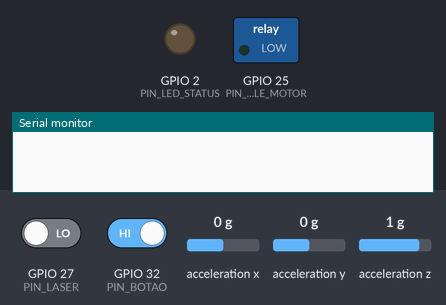
Simulated run of this sketch. Board: ESP32. Parts: switched loads named in the sketch (green lamp = pin HIGH), output pins drawn as LEDs (lit = HIGH), the last lines printed to the serial monitor. Wiring (inferred from the names in the program): MPU-6050 motion sensor at I2C address 0x68. Dashed ring = blinking. Inputs (shaded band) come from the test bench; at power-on: GPIO 27 (PIN_LASER) LOW, GPIO 32 (PIN_BOTAO) HIGH, acceleration x 0 g, acceleration y 0 g, acceleration z 1 g.

Above: at 0.0 s.
At 1.4 s:
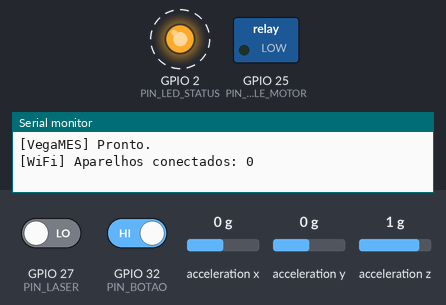
1.5 s: GPIO 27 (PIN_LASER) driven HIGH
4.5 s: GPIO 27 (PIN_LASER) driven LOW
7.5 s: GPIO 27 (PIN_LASER) driven HIGH and GPIO 32 (PIN_BOTAO) driven LOW
Timing chart, 0 to 16.5 s (numbered marks = the images above; inputs shaded):
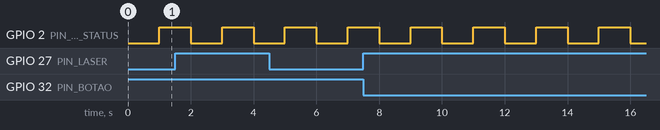

The sketch:

esp32_folder.ino
```cpp
#include <WiFi.h>
#include "config.h"
#include "ComunicacaoMQTT.h"
#include "ContadorPecas.h"
#include "BotaoPeca.h"
#include "Motor.h"
#include "SensorVibracao.h"

static char topicoProducao[48];
static char topicoVibracao[48];
static char topicoHeartbeat[48];
static char mensagem[160];
static unsigned long ultimoLogMs = 0;
static unsigned long ultimoHeartbeatMs = 0;

void setup() {
    Serial.begin(115200);
    delay(200);
    Serial.println("\n[VegaMES] Iniciando...");

    snprintf(topicoProducao, sizeof(topicoProducao), "vegames/maquina/%d/producao", MAQUINA_ID);
    snprintf(topicoVibracao, sizeof(topicoVibracao), "vegames/maquina/%d/vibracao", MAQUINA_ID);

    snprintf(topicoHeartbeat, sizeof(topicoHeartbeat), "vegames/maquina/%d/heartbeat", MAQUINA_ID);

    contadorPecasSetup();
    botaoPecaSetup();
    motorSetup();
    vibracaoSetup();
    mqttSetup();

    Serial.println("[VegaMES] Pronto.");
}

void loop() {
    mqttLoop();

    if (contadorPecasAtualizar()) {
        snprintf(mensagem, sizeof(mensagem), "{\"quantidade\":1}");
        mqttPublicar(topicoProducao, mensagem);
    }

    if (botaoPecaAtualizar()) {
        snprintf(mensagem, sizeof(mensagem), "{\"quantidade\":1}");
        mqttPublicar(topicoProducao, mensagem);
    }

    if (vibracaoAtualizar()) {
        snprintf(mensagem, sizeof(mensagem), "{\"rms_g\":%.3f,\"pico_g\":%.3f}",
                 vibracaoUltimoRmsG(), vibracaoUltimoPicoG());
        mqttPublicar(topicoVibracao, mensagem);
    }

    if (millis() - ultimoHeartbeatMs > HEARTBEAT_INTERVALO_MS) {
        ultimoHeartbeatMs = millis();
        mqttPublicar(topicoHeartbeat, "{\"vivo\":1}");
    }

    unsigned long agora = millis();
    if (agora - ultimoLogMs > 5000) {
        ultimoLogMs = agora;
        Serial.printf("[Status] mqtt=%s laser=%s pecas_laser=%lu pecas_botao=%lu aparelhos_na_rede=%d\n",
                      mqttConectado() ? "conectado" : "SEM CONEXAO",
                      contadorPecasBloqueado() ? "bloqueado" : "livre",
                      contadorPecasTotal(),
                      botaoPecaTotal(),
                      WiFi.softAPgetStationNum());
    }
}
```

BotaoPeca.cpp
```cpp
#include "BotaoPeca.h"
#include "config.h"

static int botaoAnterior = HIGH;
static unsigned long ultimoAcionamentoMs = 0;
static unsigned long total = 0;

void botaoPecaSetup() {
    pinMode(PIN_BOTAO, INPUT_PULLUP);
}

bool botaoPecaAtualizar() {
    int botaoAgora = digitalRead(PIN_BOTAO);
    unsigned long agora = millis();

    bool apertou = false;
    if (botaoAnterior == HIGH && botaoAgora == LOW && (agora - ultimoAcionamentoMs) > BOTAO_DEBOUNCE_MS) {
        total++;
        ultimoAcionamentoMs = agora;
        apertou = true;
    }
    botaoAnterior = botaoAgora;
    return apertou;
}

unsigned long botaoPecaTotal() {
    return total;
}
```

BotaoPeca.h
```cpp
#pragma once
#include <Arduino.h>

void botaoPecaSetup();
bool botaoPecaAtualizar();
unsigned long botaoPecaTotal();
```

ComunicacaoMQTT.cpp
```cpp
#include "ComunicacaoMQTT.h"
#include "config.h"
#include <WiFi.h>
#include <PubSubClient.h>

static WiFiClient wifiClient;
static PubSubClient mqttClient(wifiClient);

static unsigned long ultimaTentativaMs = 0;
static const unsigned long INTERVALO_RECONEXAO_MS = 5000;
static int clientesAnteriores = -1;

static void iniciarRede() {
    IPAddress ip(AP_IP_1, AP_IP_2, AP_IP_3, AP_IP_4);
    IPAddress mascara(255, 255, 255, 0);

    WiFi.mode(WIFI_AP);
    WiFi.softAPConfig(ip, ip, mascara);
    bool ok = WiFi.softAP(WIFI_SSID, WIFI_PASSWORD, WIFI_CANAL, 0, WIFI_MAX_CLIENTES);

    if (ok) {
        Serial.printf("[WiFi] Rede \"%s\" criada. IP do ESP32: %s\n",
                      WIFI_SSID, WiFi.softAPIP().toString().c_str());
    } else {
        Serial.println("[WiFi] Não foi possível criar a rede.");
    }
}

static void atualizarLed(int clientes) {
    if (mqttClient.connected()) {
        digitalWrite(PIN_LED_STATUS, HIGH);
        return;
    }
    unsigned long periodo = (clientes > 0) ? 200 : 1000;
    digitalWrite(PIN_LED_STATUS, (millis() / periodo) % 2);
}

static void conectarMqtt() {
    if (mqttClient.connected()) {
        return;
    }
    unsigned long agora = millis();
    if (agora - ultimaTentativaMs < INTERVALO_RECONEXAO_MS) {
        return;
    }
    ultimaTentativaMs = agora;

    Serial.printf("[MQTT] Conectando em %s:%d...\n", MQTT_HOST, MQTT_PORT);
    bool conectou = mqttClient.connect(MQTT_CLIENT_ID, MQTT_USER, MQTT_PASS);

    if (conectou) {
        Serial.println("[MQTT] Conectado.");
    } else {
        Serial.printf("[MQTT] Falhou (código %d).\n", mqttClient.state());
    }
}

void mqttSetup() {
    pinMode(PIN_LED_STATUS, OUTPUT);
    iniciarRede();
    mqttClient.setServer(MQTT_HOST, MQTT_PORT);
}

void mqttLoop() {
    int clientes = WiFi.softAPgetStationNum();
    if (clientes != clientesAnteriores) {
        Serial.printf("[WiFi] Aparelhos conectados: %d\n", clientes);
        clientesAnteriores = clientes;
    }

    atualizarLed(clientes);

    if (clientes > 0) {
        conectarMqtt();
        mqttClient.loop();
    }
}

bool mqttPublicar(const char *topico, const char *payloadJson) {
    if (!mqttClient.connected()) {
        Serial.println("[MQTT] Sem conexão, mensagem descartada.");
        return false;
    }
    bool ok = mqttClient.publish(topico, payloadJson);
    Serial.printf("[MQTT] %s -> %s (%s)\n", topico, payloadJson, ok ? "ok" : "falhou");
    return ok;
}

bool mqttConectado() {
    return mqttClient.connected();
}
```

ComunicacaoMQTT.h
```cpp
#pragma once
#include <Arduino.h>

void mqttSetup();
void mqttLoop();
bool mqttPublicar(const char *topico, const char *payloadJson);
bool mqttConectado();
```

ContadorPecas.cpp
```cpp
#include "ContadorPecas.h"
#include "config.h"

static unsigned long ultimaLeituraMs = 0;
static unsigned long ultimaContagemMs = 0;
static bool bloqueado = false;
static unsigned long total = 0;

static bool lerLaser() {
    bool nivelAlto = digitalRead(PIN_LASER) == HIGH;
    return LASER_BLOQUEADO_EM_NIVEL_ALTO ? nivelAlto : !nivelAlto;
}

void contadorPecasSetup() {
    pinMode(PIN_LASER, INPUT);
}

bool contadorPecasAtualizar() {
    unsigned long agora = millis();
    if (agora - ultimaLeituraMs < LASER_INTERVALO_LEITURA_MS) {
        return false;
    }
    ultimaLeituraMs = agora;

    bool bloqueadoAgora = lerLaser();

    bool novaPeca = false;
    if (bloqueado && !bloqueadoAgora && (agora - ultimaContagemMs) > PECA_DEBOUNCE_MS) {
        total++;
        ultimaContagemMs = agora;
        novaPeca = true;
    }

    bloqueado = bloqueadoAgora;
    return novaPeca;
}

unsigned long contadorPecasTotal() {
    return total;
}

bool contadorPecasBloqueado() {
    return bloqueado;
}
```

ContadorPecas.h
```cpp
#pragma once
#include <Arduino.h>

void contadorPecasSetup();
bool contadorPecasAtualizar();
unsigned long contadorPecasTotal();
bool contadorPecasBloqueado();
```

Motor.cpp
```cpp
#include "Motor.h"
#include "config.h"

void motorSetup() {
    pinMode(PIN_RELE_MOTOR, OUTPUT);

    bool acionarRele = MOTOR_NO_CONTATO_NF ? false : true;
    bool nivel = RELE_ATIVO_EM_NIVEL_BAIXO ? !acionarRele : acionarRele;
    digitalWrite(PIN_RELE_MOTOR, nivel ? HIGH : LOW);
}
```

Motor.h
```cpp
#pragma once
#include <Arduino.h>

void motorSetup();
```

SensorVibracao.cpp
```cpp
#include "SensorVibracao.h"
#include "config.h"
#include <Wire.h>
#include <math.h>

static const float UNIDADES_POR_G = 4096.0f;

static unsigned long ultimaAmostraMs = 0;
static unsigned long inicioJanelaMs = 0;
static unsigned long amostras = 0;
static double somaQuadrados = 0.0;
static float pico = 0.0f;

static float ultimoRms = 0.0f;
static float ultimoPico = 0.0f;

static void escreverRegistrador(uint8_t registrador, uint8_t valor) {
    Wire.beginTransmission(MPU6050_ENDERECO);
    Wire.write(registrador);
    Wire.write(valor);
    Wire.endTransmission();
}

static void configurarMpu() {
    escreverRegistrador(0x6B, 0x00);
    delay(50);
    escreverRegistrador(0x1C, 0x10);
}

static bool lerAceleracao(int16_t &ax, int16_t &ay, int16_t &az) {
    Wire.beginTransmission(MPU6050_ENDERECO);
    Wire.write(0x3B);
    if (Wire.endTransmission(false) != 0) {
        return false;
    }
    if (Wire.requestFrom((int) MPU6050_ENDERECO, 6, true) != 6) {
        return false;
    }

    ax = (int16_t) ((Wire.read() << 8) | Wire.read());
    ay = (int16_t) ((Wire.read() << 8) | Wire.read());
    az = (int16_t) ((Wire.read() << 8) | Wire.read());
    return true;
}

static void comecarNovaJanela(unsigned long agora) {
    inicioJanelaMs = agora;
    amostras = 0;
    somaQuadrados = 0.0;
    pico = 0.0f;
}

void vibracaoSetup() {
    Wire.begin(PIN_I2C_SDA, PIN_I2C_SCL);
    configurarMpu();
    comecarNovaJanela(millis());
}

bool vibracaoAtualizar() {
    unsigned long agora = millis();
    const unsigned long intervaloMs = 1000UL / VIBRACAO_AMOSTRAS_HZ;

    if (agora - ultimaAmostraMs >= intervaloMs) {
        ultimaAmostraMs = agora;

        int16_t ax, ay, az;
        if (lerAceleracao(ax, ay, az)) {
            float gx = ax / UNIDADES_POR_G;
            float gy = ay / UNIDADES_POR_G;
            float gz = az / UNIDADES_POR_G;
            float magnitude = sqrtf(gx * gx + gy * gy + gz * gz);

            somaQuadrados += (double) (magnitude * magnitude);
            if (magnitude > pico) {
                pico = magnitude;
            }
            amostras++;
        }
    }

    if (agora - inicioJanelaMs >= VIBRACAO_JANELA_MS && amostras > 0) {
        ultimoRms = sqrtf((float) (somaQuadrados / amostras));
        ultimoPico = pico;
        comecarNovaJanela(agora);
        return true;
    }

    return false;
}

float vibracaoUltimoRmsG() {
    return ultimoRms;
}

float vibracaoUltimoPicoG() {
    return ultimoPico;
}
```

SensorVibracao.h
```cpp
#pragma once
#include <Arduino.h>

void vibracaoSetup();
bool vibracaoAtualizar();
float vibracaoUltimoRmsG();
float vibracaoUltimoPicoG();
```

segredos.h
```cpp
#define WIFI_SSID     "VegaMES"
#define WIFI_PASSWORD "67ae7d8a"

#define MQTT_USER "01"
#define MQTT_PASS "67ae7d8a"
```

config.h
```cpp
#pragma once
#include "segredos.h"

#define AP_IP_1 192
#define AP_IP_2 168
#define AP_IP_3 4
#define AP_IP_4 1
#define WIFI_CANAL        6
#define WIFI_MAX_CLIENTES 2

#define MQTT_HOST      "192.168.4.2"
#define MQTT_PORT      1883
#define MQTT_CLIENT_ID "vegames_gt01"

#define MAQUINA_ID 1

#define PIN_LASER      27
#define PIN_BOTAO      32
#define PIN_RELE_MOTOR 25
#define PIN_I2C_SDA    21
#define PIN_I2C_SCL    22
#define PIN_LED_STATUS 2

#define LASER_BLOQUEADO_EM_NIVEL_ALTO true

#define RELE_ATIVO_EM_NIVEL_BAIXO false
#define MOTOR_NO_CONTATO_NF       true

#define LASER_INTERVALO_LEITURA_MS 5
#define PECA_DEBOUNCE_MS           120
#define BOTAO_DEBOUNCE_MS          300
#define HEARTBEAT_INTERVALO_MS     10000

#define MPU6050_ENDERECO     0x68
#define VIBRACAO_AMOSTRAS_HZ 100
#define VIBRACAO_JANELA_MS   2000
```

Measured:
- by itself, GPIO 2 (PIN_LED_STATUS): alternates HIGH for 1.0 s and LOW for 1.0 s
